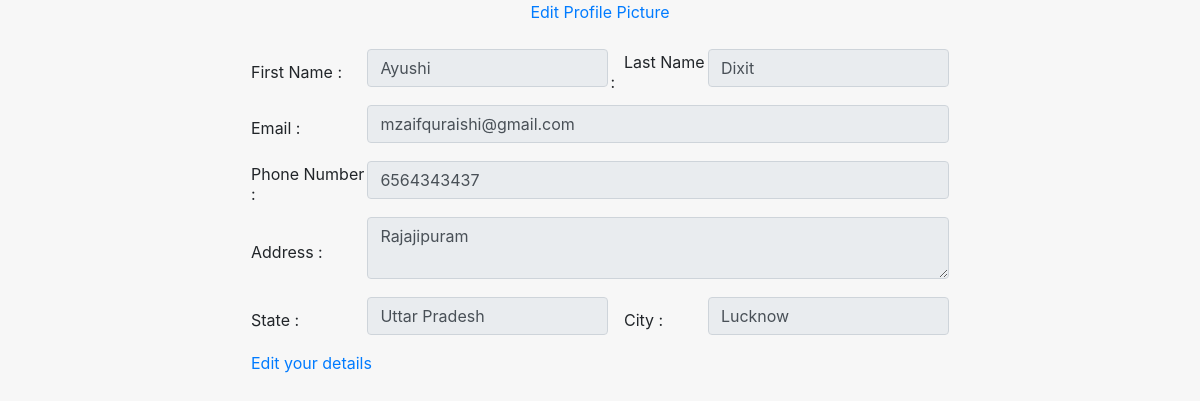
The page /RegisterNGO.php (signed in) on the database its author committed.
### tables this page shows
CREATE TABLE IF NOT EXISTS `signup` (
  `UserId` int(11) NOT NULL AUTO_INCREMENT,
  `fname` varchar(255) NOT NULL,
  `lname` varchar(255) NOT NULL,
  `email` varchar(255) NOT NULL,
  `password` varchar(255) NOT NULL,
  `gender` varchar(255) NOT NULL,
  `age` int(100) NOT NULL,
  `phone` varchar(255) NOT NULL,
  `address` varchar(255) NOT NULL,
  `city` varchar(255) NOT NULL,
  `state` varchar(255) NOT NULL,
  PRIMARY KEY (`UserId`)
);

### RegisterNGO.php (the view, shortened to what this page needs)
<?php
extract($_POST);
?>
<?php
extract($_POST);
?>
<?php
extract($_POST);
$na=null;
$na2=null;
$p=null;
$add=null;
if (isset($_SESSION['Email']))
{
  $ide=$_SESSION['Email'];
  $link=mysqli_connect("localhost","root","","AD");
  $qry="select * from signup where email='$ide'";
  $resultSet=mysqli_query($link,$qry);
while ($r=mysqli_fetch_assoc($resultSet))
{
    $na=$r['fname'];
    $na2=$r['lname'];
    $p=$r['phone'];
    $add=$r['address'];
    $st=$r['state'];
    $cy=$r['city'];
}
}
?>
<head>
  <link rel="stylesheet" type="text/css" href="https://stackpath.bootstrapcdn.com/bootstrap/4.3.1/css/bootstrap.min.css">
</head>
<body class="text-center">
  <div>
          <a href="edit_picture.php">
           Edit Profile Picture</a>
         </div>
<form method="post" enctype="multipart/form-data">
  <br>
  <table align="center" width="700px" cellspacing="20px">
    <tr>
      <td><label>First Name :</label></td>
      <td>
          <div class="form-group">
              <input type="text" class="form-control" name="fname" placeholder="First Name" readonly="" required="" value="<?php echo $na;?>" autofocus="" width="700px">
          </div>
      </td>
      <td><label>&nbsp&nbsp Last Name :</label></td>
      <td>
          <div class="form-group">
              <input type="text" class="form-control" name="lname" value="<?php echo $na2; ?>" readonly="" placeholder="Last Name"  width="700px">
          </div>
      </td>
    </tr>
    <tr>
      <td><label>Email :</label></td>
      <td colspan="3">
          <div class="form-group">
              <input type="email" class="form-control" name="email" placeholder="Email Address" value="<?php echo $_SESSION['Email']; ?>" readonly="" required="" width="350px">
          </div>
      </td>
    </tr>
   <tr>
    <td><label>Phone Number :</label></td>
    <td colspan="3">
        <div class="form-group">
            <input type="text" class="form-control" name="phoneno" placeholder="Phone Number"  value="<?php echo $p;?>" readonly="" width="350px">
        </div>
    </td>
  </tr>
  <tr>
    <td><label>Address :</label></td>
    <td colspan="3">
  <div class="form-group">
  <textarea class="form-control" name="address" required="" readonly="" placeholder="Address"><?php echo $add;?></textarea>
  </div>
   </td>
  </tr>
  <tr>
    <td><label>State :</label></td>
    <td>
        <div class="form-group">
            <input type="text" class="form-control" name="state" placeholder="State" readonly="" required="" value="<?php echo $st; ?>" width="350px">
        </div>
    </td>
    <td><label>&nbsp&nbsp City :</label></td>
    <td>
        <div class="form-group">
          <input type="text" class="form-control" name="city" placeholder="City" readonly="" required="" value="<?php echo $cy; ?>" width="350px">
        </div>
    </td>
  </tr>
  <tr>
    <td colspan="4">
        <div>
          <a href="edit_details.php">
           Edit your details</a>
         </div>
    </td>
  </tr>

### RegisterNGO.php (style rules this page uses)
table { max-width: 700px; padding: 15px; margin: auto; }
body { background-color: #F7F7F7 }

### rows shown on the page
signup: fname "Ayushi", lname "Dixit", phoneno "6564343437", address "Rajajipuram", state "Uttar Pradesh", city "Lucknow"
